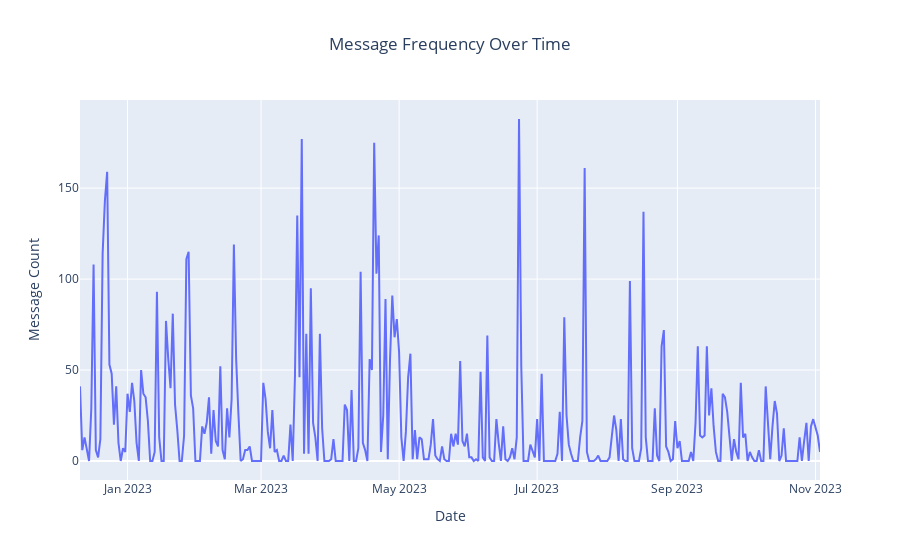

The cell this chart's notebook holds for it:
### Code cell
# Convert 'timestamp' column to datetime
df['timestamp'] = pd.to_datetime(df['timestamp'], format='%b %d, %Y %I:%M:%S%p', errors='coerce')

# Group by 'timestamp' for message count
message_freq = df.groupby(pd.Grouper(key='timestamp', freq='D')).size().reset_index(name='message_count')

# Create Plotly figure
fig = px.line(message_freq, x='timestamp', y='message_count', title='Message Frequency Over Time',
              labels={'timestamp': 'Date', 'message_count': 'Message Count'})

# Move the title to the middle
fig.update_layout(title_x=0.5)  # Adjust the y position of the title

# Show the plot
fig.show()

### Figure 1 — Plotly figure (JSON) as saved in the notebook; plotly's stock layout.template omitted (floating-point values rounded to 4 significant figures; data arrays with more than 128 entries replaced by an {"elided": "..."} marker saying what was removed)
{"data": [{"hovertemplate": "Date=%{x}<br>Message Count=%{y}<extra></extra>", "legendgroup": "", "line": {"color": "#636efa", "dash": "solid"}, "marker": {"symbol": "circle"}, "mode": "lines", "name": "", "orientation": "v", "showlegend": false, "type": "scatter", "x": {"elided": "328 str values"}, "xaxis": "x", "y": {"elided": "328 int values"}, "yaxis": "y"}], "layout": {"legend": {"tracegroupgap": 0}, "title": {"text": "Message Frequency Over Time", "x": 0.5}, "xaxis": {"anchor": "y", "domain": [0, 1], "title": {"text": "Date"}}, "yaxis": {"anchor": "x", "domain": [0, 1], "title": {"text": "Message Count"}}}}
